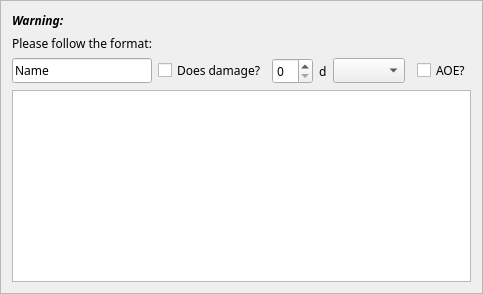
                <widget class="QFrame" name="frame_7">
                 <property name="font">
                  <font>
                   <family>Merriweather</family>
                   <kerning>true</kerning>
                  </font>
                 </property>
                 <property name="frameShape">
                  <enum>QFrame::StyledPanel</enum>
                 </property>
                 <property name="frameShadow">
                  <enum>QFrame::Raised</enum>
                 </property>
                 <layout class="QGridLayout" name="gridLayout_6">
                  <item row="3" column="2">
                   <widget class="QSpinBox" name="spinBox_5">
                    <property name="font">
                     <font>
                      <family>Merriweather</family>
                      <kerning>true</kerning>
                     </font>
                    </property>
                   </widget>
                  </item>
                  <item row="1" column="0">
                   <widget class="QLabel" name="label_35">
                    <property name="font">
                     <font>
                      <family>Merriweather</family>
                      <italic>true</italic>
                      <bold>true</bold>
                      <kerning>true</kerning>
                     </font>
                    </property>
                    <property name="text">
                     <string>Warning:</string>
                    </property>
                   </widget>
                  </item>
                  <item row="3" column="1">
                   <widget class="QCheckBox" name="checkBox">
                    <property name="font">
                     <font>
                      <family>Merriweather</family>
                      <kerning>true</kerning>
                     </font>
                    </property>
                    <property name="text">
                     <string>Does damage?</string>
                    </property>
                   </widget>
                  </item>
                  <item row="3" column="0">
                   <widget class="QLineEdit" name="lineEdit_5">
                    <property name="font">
                     <font>
                      <family>Merriweather</family>
                      <kerning>true</kerning>
                     </font>
                    </property>
                    <property name="text">
                     <string>Name</string>
                    </property>
                   </widget>
                  </item>
                  <item row="3" column="6">
                   <widget class="QCheckBox" name="checkBox_2">
                    <property name="font">
                     <font>
                      <family>Merriweather</family>
                      <kerning>true</kerning>
                     </font>
                    </property>
                    <property name="text">
                     <string>AOE?</string>
                    </property>
                   </widget>
                  </item>
                  <item row="3" column="4">
                   <widget class="QComboBox" name="comboBox_9">
                    <property name="font">
                     <font>
                      <family>Merriweather</family>
                      <kerning>true</kerning>
                     </font>
                    </property>
                   </widget>
                  </item>
                  <item row="2" column="0">
                   <widget class="QLabel" name="label_36">
                    <property name="font">
                     <font>
                      <family>Merriweather</family>
                      <kerning>true</kerning>
                     </font>
                    </property>
                    <property name="text">
                     <string>Please follow the format:</string>
                    </property>
                   </widget>
                  </item>
                  <item row="4" column="0" colspan="7">
                   <widget class="QPlainTextEdit" name="plainTextEdit">
                    <property name="font">
                     <font>
                      <family>Merriweather</family>
                      <kerning>true</kerning>
                     </font>
                    </property>
                   </widget>
                  </item>
                  <item row="3" column="3">
                   <widget class="QLabel" name="label_38">
                    <property name="font">
                     <font>
                      <family>Merriweather</family>
                      <kerning>true</kerning>
                     </font>
                    </property>
                    <property name="text">
                     <string>d</string>
                    </property>
                   </widget>
                  </item>
                 </layout>
                </widget>
